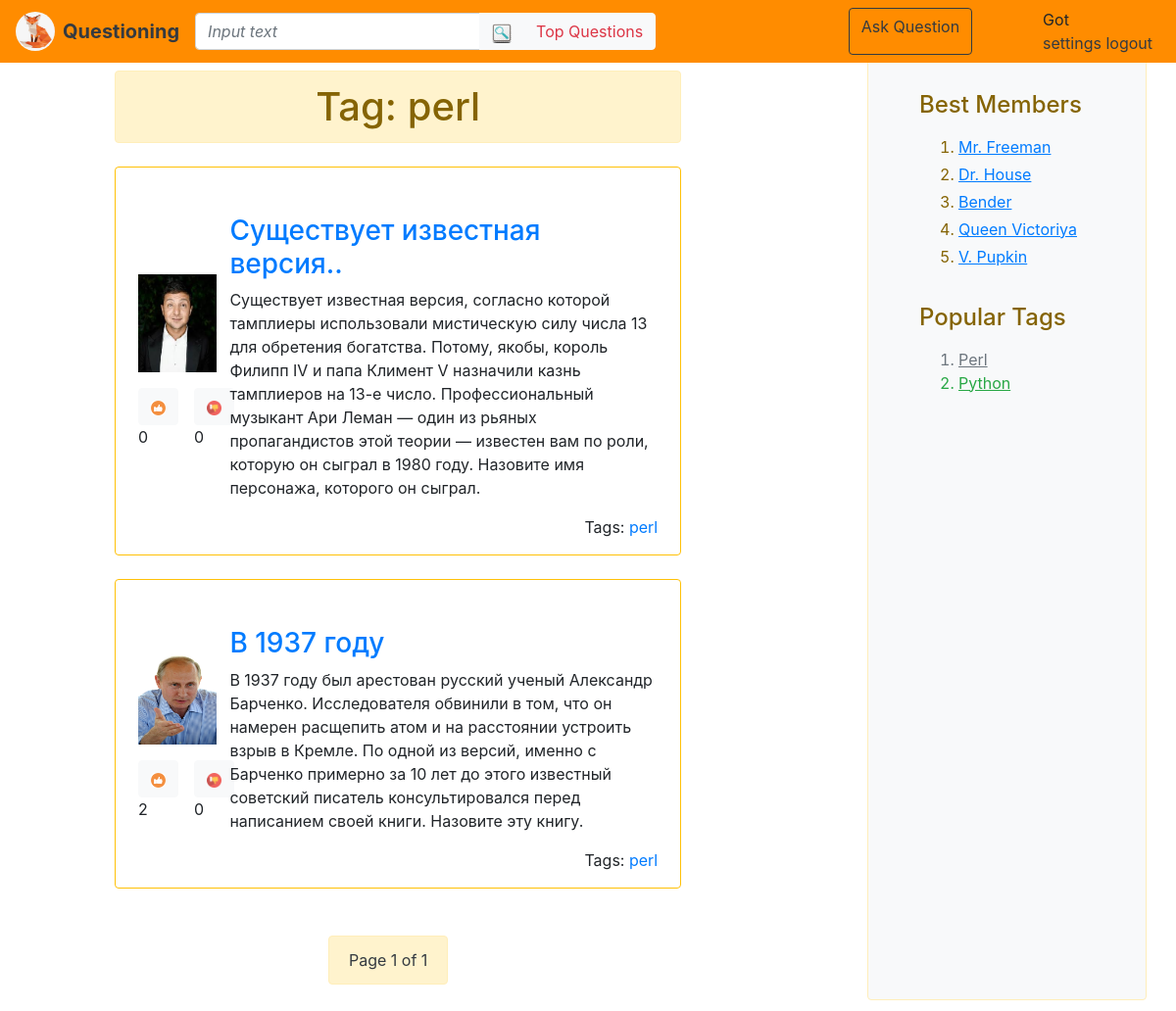
Page /tag/perl (signed in) on the committed database.
### questions/models.py (models this page shows)
class Profile(AbstractUser):
    avatar = models.ImageField(upload_to='ask_nkuznecova/static/images/')

class Tag(models.Model):
    text = models.CharField(max_length=64, unique=True, db_index=True)
    objects = TagsManager()

class Question(models.Model):
    title = models.CharField(max_length=255)
    text = models.TextField()
    tags = models.ManyToManyField(Tag)
    author = models.ForeignKey(
        settings.AUTH_USER_MODEL,
        on_delete=models.CASCADE,
        null=True,
    )
    creation_time = models.DateTimeField(default=timezone.now)
    votes = GenericRelation(LikeDislike, related_query_name='articles')
    objects = QuestionManager()

### questions/views.py (the view)
# urls.py: path('tag/<tag_name>', views.tag_then_questions, name='tag'),
def tag_then_questions(request, tag_name, page=1):
    tag_questions = Question.objects.tag_search(tag_name)
    questions = pagination(request, tag_questions, 2, page)
    return render(request, 'questions/tagThenQuestions.html', {'tag': tag_name, 'questions': questions})

### questions/models.py (called while the page is built)
    def likes(self):
        return self.get_queryset().filter(vote__gt=0)

    def dislikes(self):
        return self.get_queryset().filter(vote__lt=0)

    def tag_search(self, input_tag):
        return self.filter(tags__text=input_tag)

### questions/pagination.py (called while the page is built)
def pagination(request, data, count, page):
    global paginator_datas_list
    paginator = Paginator(data, count)
    get = request.GET.get('page')
    if get:
        page = int(get)
    try:
        paginator_datas_list = paginator.page(int(page))
    except PageNotAnInteger:
        data_list = paginator.page(1)
    except EmptyPage:
        paginator_datas_list = paginator.page(paginator.num_pages)
    return paginator_datas_list

### questions/templates/questions/tagThenQuestions.html (shortened to what this page needs)
<!DOCTYPE html>
{% extends "questions/base.html" %}
{% load static %}
                {% block main-content %}
                <div class="row justify-content-begin">
                    <div class="col-xl-9 ml-5 pr-4 " >
                 <h1 class="ml-4 mr-0 mt-4 mb-4 text-center alert alert-warning">Tag: {{ tag }}</h1>
                 {% for question in questions %}
                  <div class="row  mb-4 mr-0  p-2  border border-warning rounded ml-4">
                    <div class="col-sm-2  my-auto ">
                        <div class="avatar-thumbnail mb-2">
                            <img src="{{ MEDIA_URL }}{{ question.author.avatar.url|default_if_none:'/static/images/devochka-color.jpg' }}" width="80" height="100">
                        </div>
                        <div class="mt-3    ">
                            <div class="btn-group" role="group">
                                    <div data-id="{{ question.id }}" data-type="article" data-action="like" title="Нравится">
                                             <button type="button" class="btn btn-light"><img src="/static/images/like.jpg" class="rounded" width="15" height="15"></button>
                                            <span data-count="like">{{ question.votes.likes.count }}</span>
                                    </div>
                                    <div data-id="{{ question.id }}" data-type="article" data-action="dislike" title="Не нравится">
                                            <button type="button"  class="btn btn-light"><img src="/static/images/dislike.jpg" class="rounded" width="15" height="15"></button>
                                            <span data-count="dislike">{{ question.votes.dislikes.count }}</span>
                                    </div>
                                </div>
                        </div>
                    </div>
                    <div class="col-lg-10  mt-4">
                        <h3 class="mb-2 mt-3"><a href={% url 'question' question.id %}>{{ question.title }}</a></h3>
                        <p>{{ question.text }}
                        </p>
                        <div class="mb-5">
                            <div class="float-right">
                                <span>Tags:</span>
                                {%  for tag in question.tags.all %}
                                <a href={% url 'tag' tag.text %}> {{ tag.text }}</a>
                                    {% endfor %}
                            </div>
                        </div>
                    </div>
                </div>
                        {% endfor %}
                        {% include 'questions/paginator.html' %}
                        </div>
                    </div>
                {%  endblock %}

### questions/templates/questions/base.html (shortened to what this page needs)
<!DOCTYPE html>
<html lang="en">
<head>
    <link rel="stylesheet" href="https://maxcdn.bootstrapcdn.com/bootstrap/4.3.1/css/bootstrap.min.css">
</head>
<body>
    <nav class="navbar navbar-expand-md navbar-light fixed-top" style="background-color: #FF8C00;">
        <img src="/static/images/9bfed720a932217bc87c0e02a269b891.jpg" width="40" height="40" class=" mr-2 rounded-circle">
            <a class="navbar-brand  m-auto  text-dark  font-weight-bold" href="{% url  "questions" %}">      Questioning</a>
        <div class="navbar-collapse collapse" id="navbarCollapse" style="">
            <form class="navbar-form mx=auto " action="#" >
                <div class="input-group ml-3 my-auto">
                    <input class="form-control  font-italic" type="text" placeholder="Input text">
                    <div class="input-group-append">
                        <a class="btn btn-light my-auto" role="button"  href="#" ><img src="/static/images/lupa.jpg" class="rounded" width="20" height="20"></a>
                        <a class="btn btn-light  text-danger" role="button"  href="{% url "hot"  %}" >Top Questions</a>
                    </div>
                </div>
            </form>
            <ul class="navbar-nav auto ml-auto mb-auto">
                <a class="btn btn-outline-dark mr-5" role="button" href="{% url "ask"  %}" >Ask Question</a>
                <li class="nav-item">
                 {% if user.is_authenticated %}
                        <li class="px-2">
                        </li>
                        <li class="px-2">
                            <div style="display: block; ">{{ user.username }}</div>
                            <a href="{% url 'settings' pk=user.username %}" class="text-dark">settings</a>
                            <a href="{% url 'logout' %}?continue={{ request.path }}" class="text-dark">logout</a>
                        </li>
                    {% else %}
                        <li class="px-2 ml-1 mt-2"><a href="{% url 'login' %}?continue={{ request.path }}"><i class="fas fa-sign-in-alt text-dark"></i> Login </a></li>
                        <li class="px-2 ml-2 mt-2"><a href="{% url 'register' %}"><i class="fas fa-user-astronaut text-dark"></i> Register </a></li>
                    {% endif %}
            </ul>
        </div>
    </nav>
    <div class="container ">
        <div class="row ">
             <div class="col-sm-9 mt-5 ">
                  {% block main-content %}{% endblock %}
            </div>
            <div class="col-md-3  bg-light  alert alert-warning  ">
                <div class="p-3 mb-3 mt-5 mb-4  position-fixed">
                <div class="p-3 ">
                    <h4 class="mb-3 ">Best Members</h4>
                    <ol class="list mb-1">
                        <li class="mb-1"><a href="#"><u>Mr. Freeman</u></a></li>
                        <li class="mb-1"><a href="#"><u>Dr. House</u></a></li>
                        <li class="mb-1"><a href="#"><u>Bender</u></a></li>
                        <li class="mb-1"><a href="#"><u>Queen Victoriya</u></a></li>
                        <li class="mb-1"><a href="#"><u>V. Pupkin</u></a></li>
                    </ol>
                </div>
                    <div class="p-3 ">
                     <h4 class="mb-3 ">Popular Tags</h4>
                        <ol class="list ">
                        <li class=" text-secondary"><u>Perl</u></a></li>
                        <li class="text-success"><u>Python</u></a></li>
                    </ol>
                    </div>
                </div>
            </div>
        </div>
    </div>
</body>
</html>

### rows in the picture
Profile: username "Got"
Tag: text "perl"
Question: author.avatar (picture), votes.likes.count "0", votes.dislikes.count "0", title "Существует известная версия..", text "Существует известная версия, согласно которой тамплиеры использовали мистическую силу числа 13 для обретения богатства. Потому, якобы, король Филипп IV и папа Климент V назначили казнь тамплиеров на 13-е число. Профессиональный музыкант Ари Леман — один из рьяных пропагандистов этой теории — известен вам по роли, которую он сыграл в 1980 году. Назовите имя персонажа, которого он сыграл."
Question: author.avatar (picture), votes.likes.count "2", votes.dislikes.count "0", title "В 1937 году", text "В 1937 году был арестован русский ученый Александр Барченко. Исследователя обвинили в том, что он намерен расщепить атом и на расстоянии устроить взрыв в Кремле. По одной из версий, именно с Барченко примерно за 10 лет до этого известный советский писатель консультировался перед написанием своей книги. Назовите эту книгу."

### other values in the picture
{{ questions.number }} "1"
{{ questions.paginator.num_pages }} "1"
